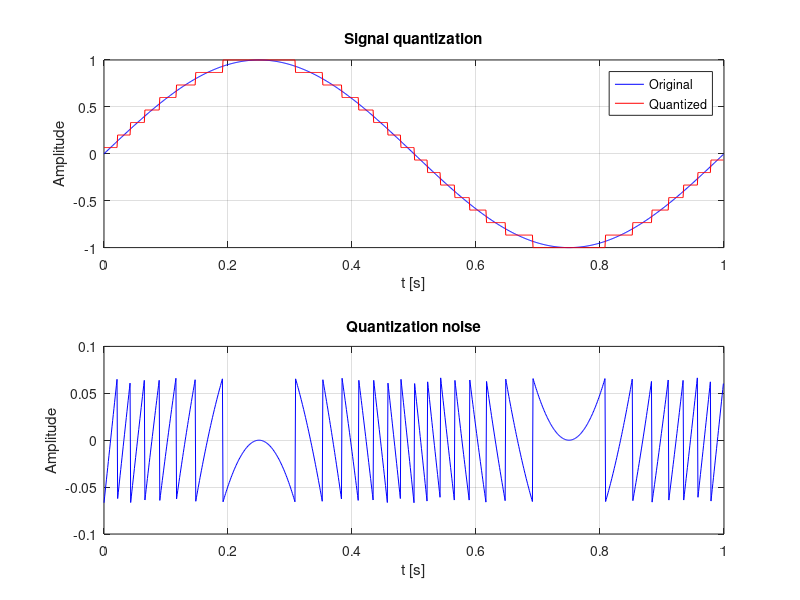
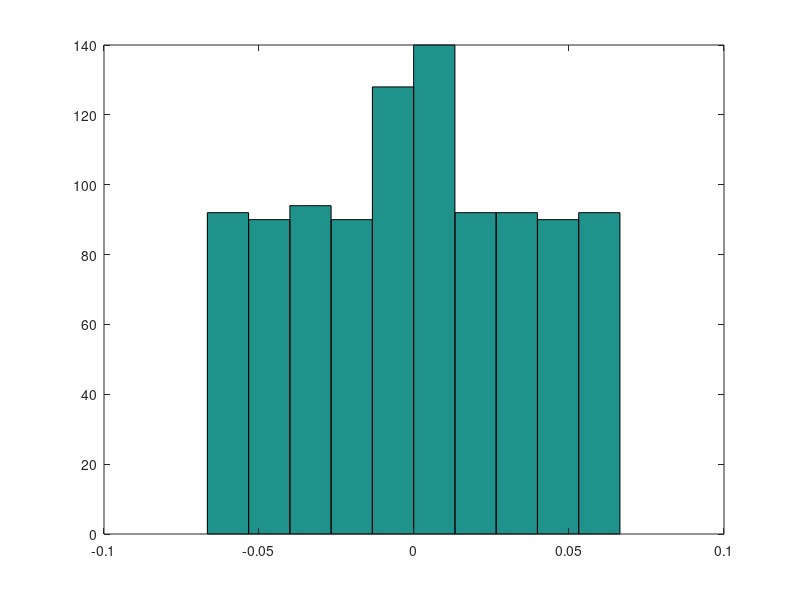

These charts were generated, in order, by the following MATLAB code:
close all
clear all

n=4; % Quantization bits
A=1; % Amplitude
T0=1; % Period

N=2^n; % Quantization levels
dt=1e-3; % Time step

t=0:dt:T0-dt; % Time

s=A*sin((2*pi/T0)*t); % Signal

% Quantization
levels=linspace(-A,A,N); % Levels
sq=interp1(levels,levels,s,'nearest'); % Quantized signal
e=s-sq; % Quantization error (noise)

% Plots
figure('Name','Quantiaztion');
ax1=subplot(2,1,1); % First subplot
plot(t,s,'b'); % Plot the signal
hold on
plot(t,sq,'r'); % Plot the quantized version
title('Signal quantization');
xlabel('t [s]'); % X-axis label
ylabel('Amplitude'); % Y-axis label
legend('Original','Quantized'); % Legend
grid on;
ax2=subplot(2,1,2); % Second subplot
plot(t,e,'b'); % Plot the quantization noise
title('Quantization noise'); % Title
xlabel('t [s]'); % X-label
ylabel('Amplitude'); % Y-label
grid on;
linkaxes([ax1,ax2],'x') % Same scale and position
figure('Name','Quantiaztion noise distribution');
hist(e); % Histogram

% SQNR calculation
Ps=var(s); % Signal power
Pn=var(e); % Quantization noise power
SQNR=10*log10(Ps/Pn); % Signal to quantization noise ratio
fprintf('SQNR=%.1f dB\r\n',SQNR); % Print the SQNR
